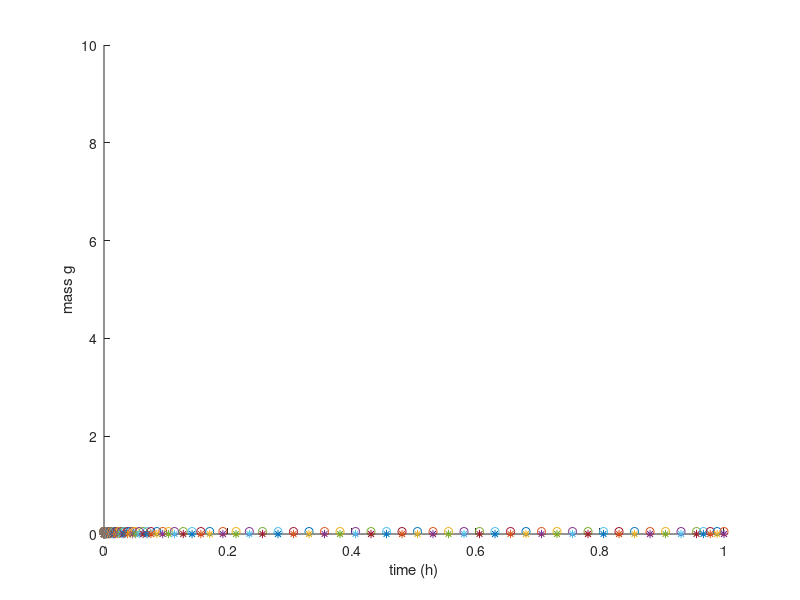

This chart was generated by the following MATLAB code:
function [x,p,s] = A2()
% 1. exponential cell growth
% 2. perfect mixing
% 3. small heat effect, isothermal
% 4. constant liquid density
% 5. broth is solid + liquid but can be approx as homogenous
% 6. rg = mu*X where mu = mu(max)*S/(Ks+S)
% 7. rate product formation is rp = Y(p/x)*rg where 
%         Y(p/x) = mass product formed/mass new cells formed
% 8. feed stream has no cells

%Example 2.17 from Chapter 2:Theoretical Models of Chemical Processes

%initial conditions
x0 = 0.05; %g/L
p0 = 0; %g/L
s0 = 10; %g/L

%parameters
v = 1; %L
mum = 0.2; % mu max, hr^-1
ks = 1; %g/L
yxs = 0.5; %g/g
ypx = 0.2; %g/g
time = linspace(1,1000,1);
val = zeros(length(time),3); % cell, product, substrate
%val(1,3) = [x0, p0, s0];

for i=1:length(time)
    mu = mum*val(i,3)/(ks+val(i,3));
    rg = mu*val(i,1);
    rp = ypx*rg;
    balance = @(i, val) [v*rg; v*rp; -1/yxs*v*rg];
    [ifinal valfinal] = ode45(balance,[0, i],[x0 p0 s0]);
    if (valfinal(i,3)-s0)/s0 >= 0.9
        valfinal = [valfinal(i,1), valfinal(i,2), valfinal(i,3)];
    end
    hold on
    plot(ifinal,valfinal(i,1),'-o',ifinal,valfinal(i,2),'-*',ifinal,valfinal(i,3),'-.');
end
hold off
xlabel('time (h)'); ylabel('mass g');

end

